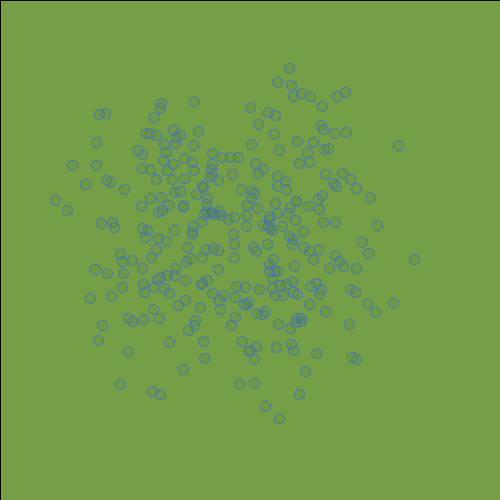
Frame 1 (no input)
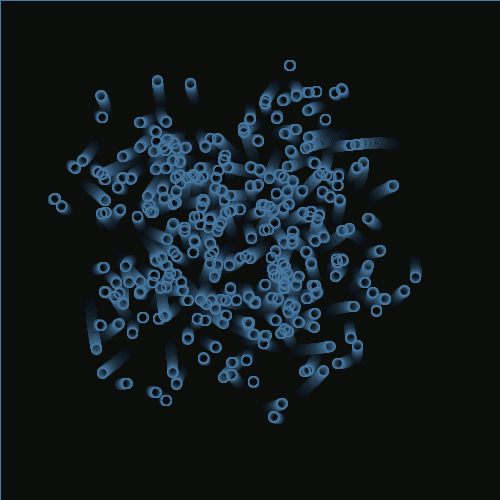
Frame 60 (the mouse pressed at the canvas centre just before this capture)
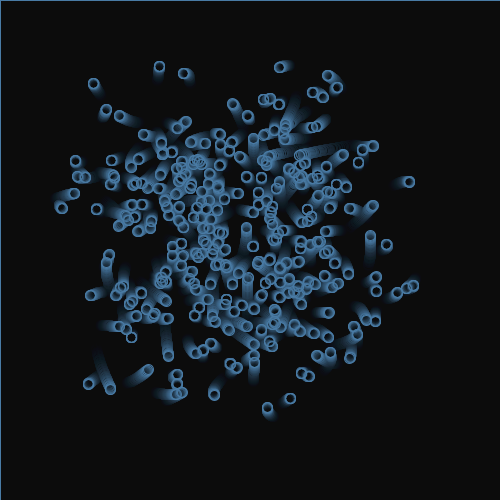
Frame 120 (the mouse held since frame 60 and released just before this capture)

The Processing sketch that drew these frames (run headless with seeded random() and noise(); from frame 60 on, the mouse is pressed at the canvas centre):

// Processing sketch: worms
// ── worms.pde

float x = random(500);
float y = random(500);
void setup(){
  size(500, 500);
    background(#7AA549);
  
}

void draw(){
  //background(#7AA549);
  makeMagical();
  for (int i=0 ; i<300 ; i++){
    //fill(#497BA5);
    stroke(#497BA5);
    ellipse(x, y, 10, 10);
    x = getWormX(i);
    y = getWormY(i);
    
  }
  
}

float frequency = .001;
    float noiseInterval = PI;

    void makeMagical() {
        fill( 0, 0, 0, 10 );
        rect(0, 0, width, height);
        noStroke();
    }

    float getWormX(int i) {
        return map(noise(i*noiseInterval + frameCount * frequency), 0, 1, 0, width);
    }

    float getWormY(int i) {
        return map(noise(i*noiseInterval+1 + frameCount * frequency), 0, 1, 0, height);
    }
